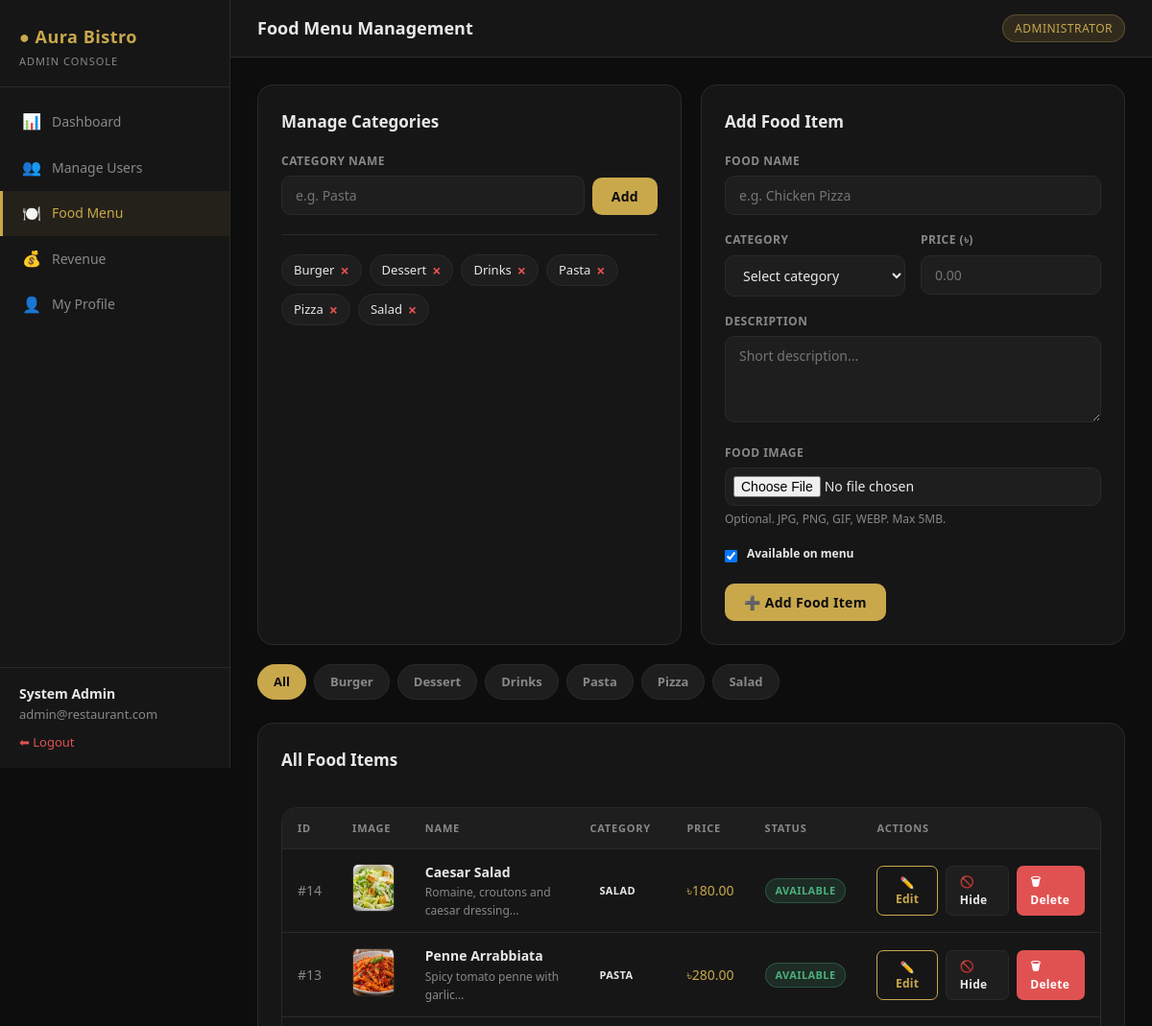
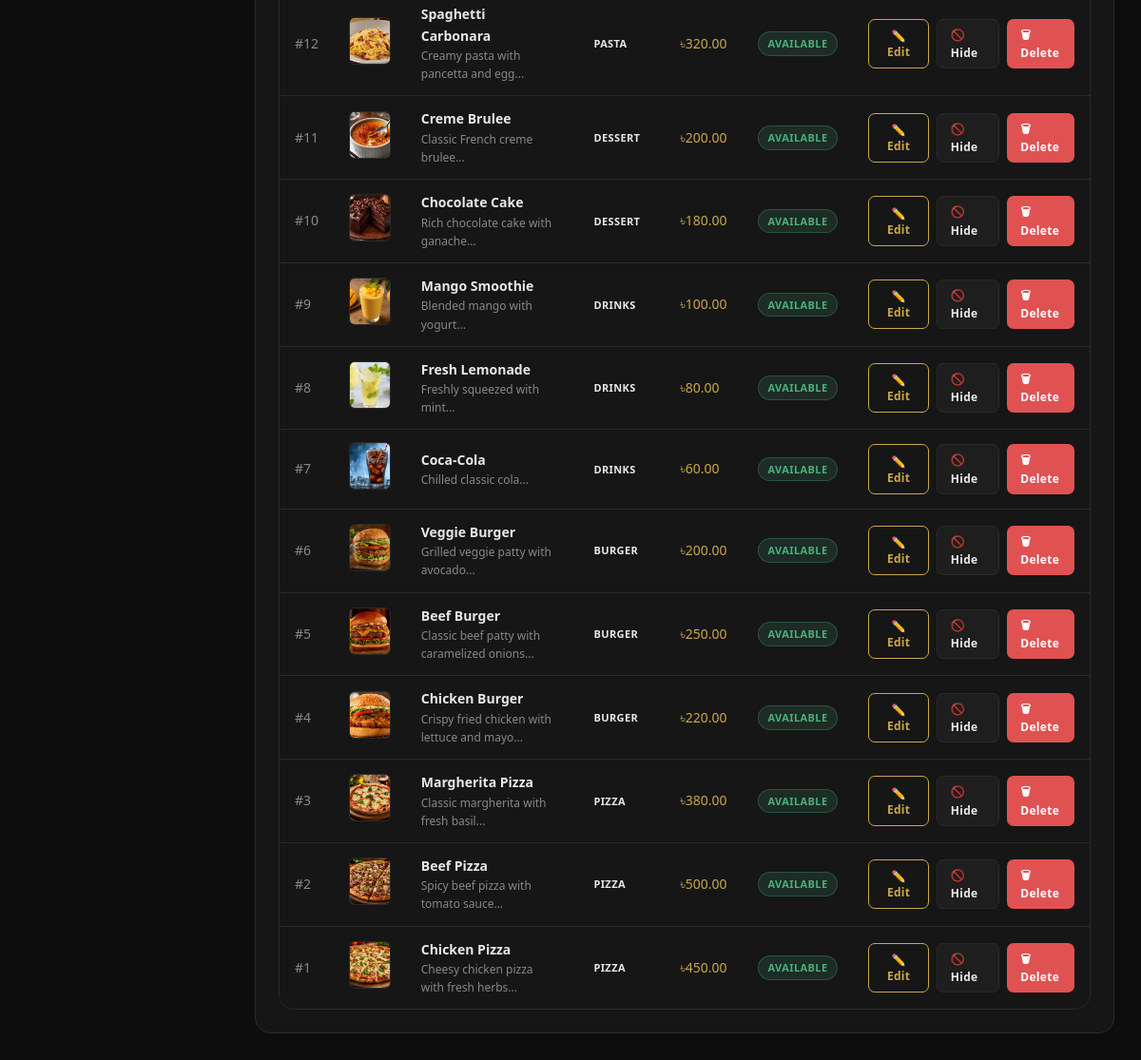
The app's page /admin/foods.php (signed in) with its own data (2 pictures, top to bottom).
### tables this page shows
CREATE TABLE categories (
    id   INT AUTO_INCREMENT PRIMARY KEY,
    name VARCHAR(100) NOT NULL
);

CREATE TABLE foods (
    id          INT AUTO_INCREMENT PRIMARY KEY,
    category_id INT NOT NULL,
    name        VARCHAR(120) NOT NULL,
    description TEXT,
    price       DECIMAL(10,2) NOT NULL,
    image       VARCHAR(255)  DEFAULT NULL,
    available   TINYINT(1)    DEFAULT 1,
    created_at  TIMESTAMP DEFAULT CURRENT_TIMESTAMP,
    FOREIGN KEY (category_id) REFERENCES categories(id) ON DELETE CASCADE
);

### includes/image_helper.php (called while the page is built, shortened)
<?php
function food_image($food, $prefix = '')
{
    $dir = __DIR__ . '/../assets/images/foods/';
    if (!empty($food['image'])) {
        $file = basename($food['image']);
        if (is_file($dir . $file)) {
            return $prefix . 'assets/images/foods/' . rawurlencode($file);
        }
    }
    return $prefix . 'assets/images/foods/placeholder.svg';
}

### admin/foods.php (the view, shortened to what this page needs)
<?php
require "../config/database.php";
require "../includes/image_helper.php";
$cat_list   = [];
$tmp = $conn->query("SELECT * FROM categories ORDER BY name");
while ($c = $tmp->fetch_assoc()) $cat_list[] = $c;
$filter_cat = (int)($_GET['cat'] ?? 0);
if ($filter_cat) {
    $fs = $conn->prepare("SELECT f.*,c.name AS category FROM foods f JOIN categories c ON c.id=f.category_id WHERE f.category_id=? ORDER BY f.id DESC");
    $fs->bind_param("i", $filter_cat); $fs->execute();
    $foods = $fs->get_result();
} else {
    $foods = $conn->query("SELECT f.*,c.name AS category FROM foods f JOIN categories c ON c.id=f.category_id ORDER BY f.id DESC");
}
?>
<!DOCTYPE html>
<html lang="en">
<head>
<link rel="stylesheet" href="../assets/css/style.css">
</head>
<body>
<div class="dash-wrap">
    <?php require "../includes/sidebar_admin.php"; ?>
    <div class="main">
        <div class="top-bar">
            <h1>Food Menu Management</h1>
            <span class="badge-role">Administrator</span>
        </div>
        <div class="content">
            <div class="grid-2 mb-20">
                <div class="card">
                    <h2>Manage Categories</h2>
                    <form method="POST" class="flex gap-8" style="align-items:flex-end">
                        <div class="form-group" style="flex:1;margin-bottom:0">
                            <label>Category Name</label>
                            <input name="cat_name" placeholder="e.g. Pasta" required style="margin-bottom:0">
                        </div>
                        <button class="btn" style="flex-shrink:0">Add</button>
                    </form>
                    <div class="divider"></div>
                    <div style="display:flex;flex-wrap:wrap;gap:8px">
                        <?php foreach ($cat_list as $c): ?>
                        <div style="display:flex;align-items:center;gap:6px;background:var(--bg3);border:1px solid var(--border);border-radius:20px;padding:5px 12px;font-size:13px">
                            <?= htmlspecialchars($c['name']) ?>
                            <a href="foods.php?del_cat=<?= $c['id'] ?>"
                               onclick="return confirm('Delete category and all its food items?')"
                               style="color:var(--danger);font-weight:700;font-size:16px;line-height:1">×</a>
                        </div>
                        <?php endforeach; ?>
                    </div>
                </div>
                <div class="card">
                    <h2>Add Food Item</h2>
                    <form method="POST" enctype="multipart/form-data">
                        <div class="form-group"><label>Food Name</label><input name="name" placeholder="e.g. Chicken Pizza" required></div>
                        <div class="form-row">
                            <div class="form-group">
                                <label>Category</label>
                                <select name="category_id" required>
                                    <option value="">Select category</option>
                                </select>
                            </div>
                            <div class="form-group">
                                <label>Price (৳)</label>
                                <input type="number" name="price" step="0.01" min="0" placeholder="0.00" required>
                            </div>
                        </div>
                        <div class="form-group">
                            <label>Description</label>
                            <textarea name="description" placeholder="Short description..."></textarea>
                        </div>
                        <div class="form-group">
                            <label>Food Image</label>
                            <input type="file" name="image" accept="image/*" style="padding:8px">
                            <small style="color:var(--muted);font-size:12px">Optional. JPG, PNG, GIF, WEBP. Max 5MB.</small>
                        </div>
                        <div style="display:flex;align-items:center;gap:10px;margin-bottom:16px">
                            <input type="checkbox" name="available" id="avail" checked style="width:auto;margin:0">
                            <label for="avail" style="text-transform:none;letter-spacing:0;color:var(--text)">Available on menu</label>
                        </div>
                        <button class="btn">➕ Add Food Item</button>
                    </form>
                </div>
            </div>
            <div class="cat-tabs mb-20">
                <a href="foods.php" class="cat-tab <?= !$filter_cat ? 'active':'' ?>">All</a>
                <?php foreach ($cat_list as $c): ?>
                <a href="foods.php?cat=<?= $c['id'] ?>" class="cat-tab <?= $filter_cat==$c['id'] ? 'active':'' ?>">
                    <?= htmlspecialchars($c['name']) ?>
                </a>
                <?php endforeach; ?>
            </div>
            <div class="card">
                <div class="section-head"><h2>All Food Items</h2></div>
                <div class="tbl-wrap">
                    <table>
                        <thead>
                            <tr><th>ID</th><th>Image</th><th>Name</th><th>Category</th><th>Price</th><th>Status</th><th>Actions</th></tr>
                        </thead>
                        <tbody>
                        <?php while ($f = $foods->fetch_assoc()): ?>
                            <tr>
                                <td style="color:var(--muted)">#<?= $f['id'] ?></td>
                                <td>
                                    <img src="<?= htmlspecialchars(food_image($f, '../')) ?>" alt="<?= htmlspecialchars($f['name']) ?>"
                                         style="width:50px;height:50px;object-fit:cover;border-radius:6px;border:1px solid var(--border)">
                                </td>
                                <td>
                                    <strong><?= htmlspecialchars($f['name']) ?></strong>
                                    <?php if ($f['description']): ?>
                                    <div style="font-size:12px;color:var(--muted)"><?= htmlspecialchars(substr($f['description'],0,60)) ?>...</div>
                                    <?php endif; ?>
                                </td>
                                <td><span class="badge badge-info" style="font-size:11px"><?= htmlspecialchars($f['category']) ?></span></td>
                                <td class="text-gold">৳<?= number_format($f['price'],2) ?></td>
                                <td>
                                    <?php if ($f['available']): ?>
                                        <span class="badge badge-available">Available</span>
                                    <?php else: ?>
                                        <span class="badge badge-inactive">Unavailable</span>
                                    <?php endif; ?>
                                </td>
                                <td>
                                    <div class="flex gap-8">
                                        <button class="btn btn-sm btn-outline"
                                            onclick="openFoodEdit(<?= $f['id'] ?>, <?= $f['category_id'] ?>, '<?= htmlspecialchars(addslashes($f['name'])) ?>', '<?= htmlspecialchars(addslashes($f['description'])) ?>', <?= $f['price'] ?>, <?= $f['available'] ?>, '<?= htmlspecialchars(addslashes(food_image($f, '../'))) ?>')">
                                            ✏️ Edit
                                        </button>
                                        <a class="btn btn-sm btn-dark" href="foods.php?toggle_food=<?= $f['id'] ?>">
                                            <?= $f['available'] ? '🚫 Hide' : '✅ Show' ?>
                                        </a>
                                        <a class="btn btn-sm btn-danger"
                                           href="foods.php?del_food=<?= $f['id'] ?>"
                                           onclick="return confirm('Delete this food item?')">🗑 Delete</a>
                                    </div>
                                </td>
                            </tr>
                        <?php endwhile; ?>
                        </tbody>
                    </table>
                </div>
            </div>
        </div>
    </div>
</div>
</body>
</html>

### assets/css/style.css (style rules this page uses)
:root { --bg: #0d0d0d; --bg2: #161616; --bg3: #1e1e1e; --border: #2a2a2a; --gold: #c9a84c; --gold-lt: #e0c070; --text: #e8e8e8; --muted: #888; --danger: #e05252; --success: #4caf7d; --warning: #e0a84c; --info: #4c8fe0; --radius: 10px; --radius-lg: 16px; --shadow: 0 4px 24px rgba(0,0,0,.45); }
* { box-sizing: border-box; margin: 0; padding: 0; }
html { scroll-behavior: smooth; }
body { font-family: 'Segoe UI', Arial, sans-serif; background: var(--bg); color: var(--text); min-height: 100vh; font-size: 15px; line-height: 1.6; }
a { color: var(--gold); text-decoration: none; }
img { max-width: 100%; border-radius: var(--radius); }
.dash-wrap { display: flex; min-height: 100vh; }
.main { flex: 1; overflow-x: hidden; }
.top-bar { background: var(--bg2); border-bottom: 1px solid var(--border); padding: 0 28px; height: 60px; display: flex; align-items: center; justify-content: space-between; }
.top-bar h1 { font-size: 18px; font-weight: 600; color: var(--text); }
.top-bar .badge-role { background: rgba(201,168,76,.15); color: var(--gold); padding: 4px 12px; border-radius: 20px; font-size: 12px; letter-spacing: .5px; text-transform: uppercase; border: 1px solid rgba(201,168,76,.3); }
.content { padding: 28px; }
.card { background: var(--bg2); border: 1px solid var(--border); border-radius: var(--radius-lg); padding: 24px; }
.card h2 { font-size: 17px; font-weight: 600; margin-bottom: 18px; color: var(--text); }
.grid-2 { display: grid; grid-template-columns: repeat(auto-fit, minmax(280px, 1fr)); gap: 20px; }
label { display: block; font-size: 12px; color: var(--muted); text-transform: uppercase; letter-spacing: .5px; margin-bottom: 6px; font-weight: 600; }
input, select, textarea { width: 100%; background: var(--bg3); border: 1px solid var(--border); color: var(--text); padding: 10px 14px; border-radius: var(--radius); font-size: 14px; transition: border-color .2s; margin-bottom: 16px; font-family: inherit; }
textarea { min-height: 90px; resize: vertical; }
select option { background: var(--bg3); }
.form-row { display: grid; grid-template-columns: repeat(auto-fit, minmax(180px, 1fr)); gap: 16px; }
.form-row input, .form-row select { margin-bottom: 0; }
.form-group { margin-bottom: 16px; }
.form-group input, .form-group select, .form-group textarea { margin-bottom: 0; }
.btn { display: inline-flex; align-items: center; gap: 6px; background: var(--gold); color: #0d0d0d; border: none; padding: 10px 20px; border-radius: var(--radius); font-size: 14px; font-weight: 600; cursor: pointer; transition: all .2s; text-decoration: none; font-family: inherit; letter-spacing: .3px; }
.btn-sm { padding: 6px 14px; font-size: 12px; border-radius: 7px; }
.btn-outline { background: transparent; color: var(--gold); border: 1px solid var(--gold); }
.btn-danger { background: var(--danger); color: white; }
.btn-dark { background: var(--bg3); color: var(--text); border: 1px solid var(--border); }
.tbl-wrap { overflow-x: auto; border-radius: var(--radius-lg); border: 1px solid var(--border); }
table { width: 100%; border-collapse: collapse; background: var(--bg2); }
thead th { background: var(--bg3); color: var(--muted); font-size: 11px; text-transform: uppercase; letter-spacing: .8px; padding: 12px 16px; text-align: left; font-weight: 600; border-bottom: 1px solid var(--border); }
tbody td { padding: 13px 16px; border-bottom: 1px solid var(--border); font-size: 14px; color: var(--text); }
tbody tr:last-child td { border-bottom: none; }
.badge { display: inline-block; padding: 3px 10px; border-radius: 20px; font-size: 11px; font-weight: 600; text-transform: uppercase; letter-spacing: .4px; }
.badge-available { background: rgba(76,175,125,.15); color: var(--success); border: 1px solid rgba(76,175,125,.3); }
.mb-20 { margin-bottom: 20px; }
.flex { display: flex; }
.gap-8 { gap: 8px; }
.text-gold { color: var(--gold); }
.divider { height: 1px; background: var(--border); margin: 20px 0; }
.section-head { display: flex; align-items: center; justify-content: space-between; margin-bottom: 18px; }
.section-head h2 { font-size: 17px; font-weight: 600; }
.cat-tabs { display: flex; gap: 8px; flex-wrap: wrap; margin-bottom: 24px; }
.cat-tab { padding: 7px 16px; border-radius: 20px; font-size: 13px; font-weight: 600; cursor: pointer; border: 1px solid var(--border); color: var(--muted); background: var(--bg3); transition: all .2s; }
.cat-tab:hover, .cat-tab.active { background: var(--gold); color: #0d0d0d; border-color: var(--gold); }

### records on screen
categories: name "Burger"
categories: name "Dessert"
categories: name "Drinks"
categories: name "Pasta"
categories: name "Pizza", $c['id'] 1 (drawn)
categories: name "Salad"
foods: id "14", image (picture), name "Caesar Salad", description "Romaine, croutons and caesar dressing", category.name "SALAD", price "180.00", available "AVAILABLE"
foods: id "13", image (picture), name "Penne Arrabbiata", description "Spicy tomato penne with garlic", category.name "PASTA", price "280.00", available "AVAILABLE"
foods: id "12", image (picture), name "Spaghetti Carbonara", description "Creamy pasta with pancetta and egg", category.name "PASTA", price "320.00", available "AVAILABLE"
foods: id "11", image (picture), name "Creme Brulee", description "Classic French creme brulee", category.name "DESSERT", price "200.00", available "AVAILABLE"
foods: id "10", image (picture), name "Chocolate Cake", description "Rich chocolate cake with ganache", category.name "DESSERT", price "180.00", available "AVAILABLE"
foods: id "9", image (picture), name "Mango Smoothie", description "Blended mango with yogurt", category.name "DRINKS", price "100.00", available "AVAILABLE"
foods: id "8", image (picture), name "Fresh Lemonade", description "Freshly squeezed with mint", category.name "DRINKS", price "80.00", available "AVAILABLE"
foods: id "7", image (picture), name "Coca-Cola", description "Chilled classic cola", category.name "DRINKS", price "60.00", available "AVAILABLE"
foods: id "6", image (picture), name "Veggie Burger", description "Grilled veggie patty with avocado", category.name "BURGER", price "200.00", available "AVAILABLE"
foods: id "5", image (picture), name "Beef Burger", description "Classic beef patty with caramelized onions", category.name "BURGER", price "250.00", available "AVAILABLE"
foods: id "4", image (picture), name "Chicken Burger", description "Crispy fried chicken with lettuce and mayo", category.name "BURGER", price "220.00", available "AVAILABLE"
foods: id "3", image (picture), name "Margherita Pizza", description "Classic margherita with fresh basil", category.name "PIZZA", price "380.00", available "AVAILABLE"
foods: id "2", image (picture), name "Beef Pizza", description "Spicy beef pizza with tomato sauce", category.name "PIZZA", price "500.00", available "AVAILABLE"
foods: id "1", image (picture), name "Chicken Pizza", description "Cheesy chicken pizza with fresh herbs", category.name "PIZZA", price "450.00", available "AVAILABLE"

### other values on screen
$_SESSION['user']['name'] "System Admin"
$_SESSION['user']['email'] "admin@restaurant.com"
